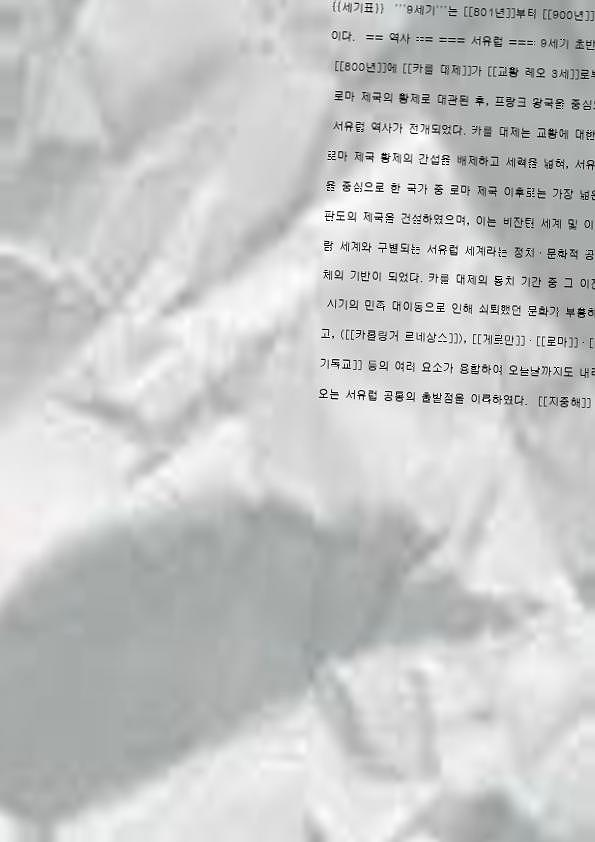
#> input picture effect_imgs/DETAIL.jpg, 595 x 842 px
$ python -i effect.py   (imports and definitions only)
#> lines starting #> are read from the running program, lines starting #| are printed output that depends on the picture
#> further down, picture is the input picture: shape (842, 595, 3); mean B, G, R 198.9, 199.2, 198.1
import numpy as np
import matplotlib.pyplot as plt
import cv2
import scipy.ndimage as ndi
from matplotlib.path import Path
import matplotlib.patches as patches
import random
import skimage
from PIL import Image, ImageFilter

# Take Image Object

# [6 lines left out: function blur, not called in this run]

def detail(img) :
    return img.filter((ImageFilter.DETAIL))

# [11 lines left out: function random_blob, not called in this run]

def brightness(img) :
    '''
    not yet implemented
    '''
    img = np.array(img)
    hsv = cv2.cvtColor(img, cv2.COLOR_BGR2HSV)
#> hsv: shape (842, 595, 3); mean H, S, V 30.4, 2.1, 199.3
    h, s, v = cv2.split(hsv)
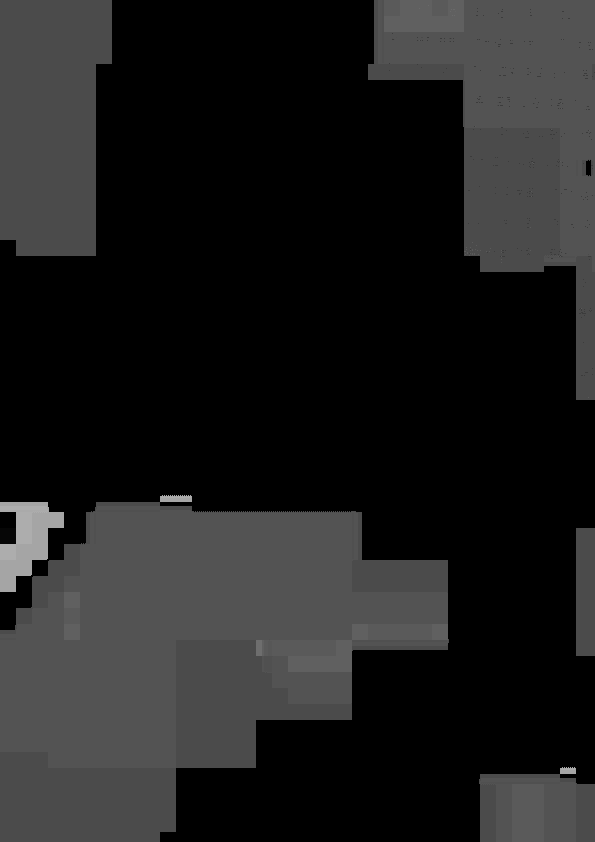
#> h: shape (842, 595); min 0, max 173, mean 30.4
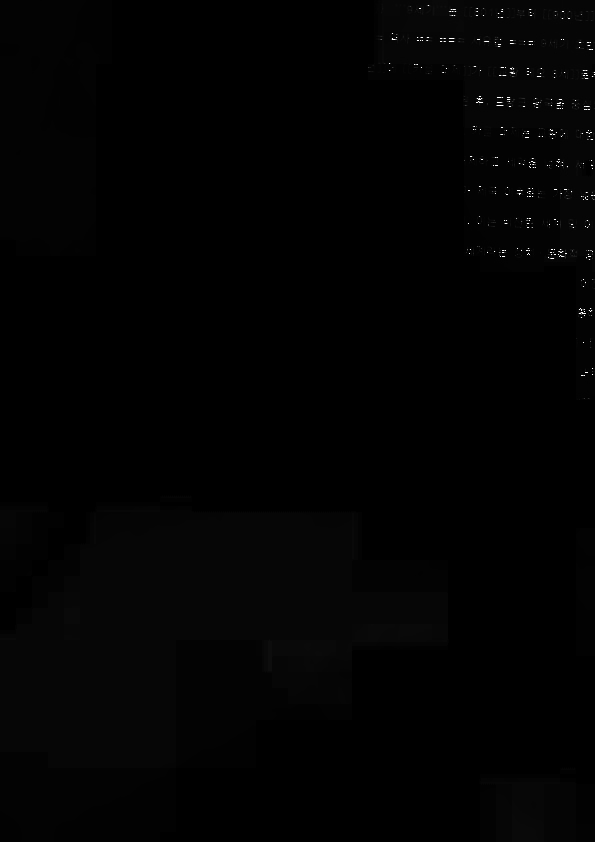
#> s: shape (842, 595); min 0, max 255, mean 2.1
    value = random.randint(0,50)
    lim = 255 - value
    v[v > lim] = 255
#> v: shape (842, 595); min 0, max 255, mean 201.1
    v[v <= lim] += value
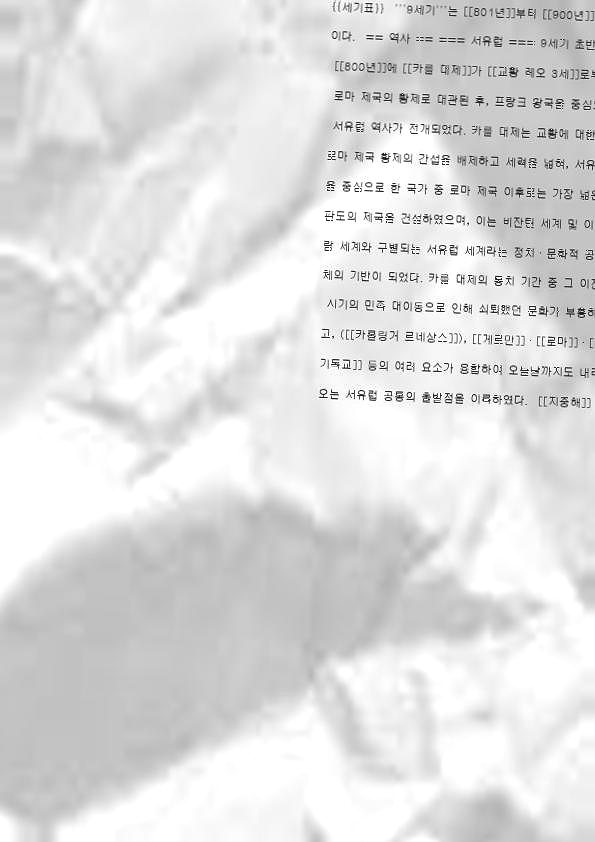
#> v: shape (842, 595); min 24, max 255, mean 222.5

    final_hsv = cv2.merge((h, s, v))
#> final_hsv: shape (842, 595, 3); mean H, S, V 30.4, 2.1, 222.5
    img = cv2.cvtColor(final_hsv, cv2.COLOR_HSV2RGB)

    return Image.fromarray(img)

# [71 lines left out: functions binary_blur, gaussian_blur, random_crop, motion_blur, noise, not called in this run]

>>> import cv2
>>> picture = cv2.imread('effect_imgs/DETAIL.jpg')
>>> result = brightness(picture)
